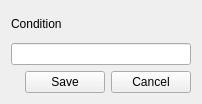
<?xml version="1.0" encoding="UTF-8"?>
<ui version="4.0">
 <class>EdgeParams</class>
 <widget class="QWidget" name="EdgeParams">
  <property name="geometry">
   <rect>
    <x>0</x>
    <y>0</y>
    <width>202</width>
    <height>104</height>
   </rect>
  </property>
  <property name="windowTitle">
   <string>Condition</string>
  </property>
  <property name="windowIcon">
   <iconset resource="../../share/mainResources.qrc">
    <normaloff>:/textedit/images/object-flip-horizontal.png</normaloff>:/textedit/images/object-flip-horizontal.png</iconset>
  </property>
  <layout class="QVBoxLayout" name="verticalLayout">
   <item>
    <widget class="QLabel" name="label">
     <property name="text">
      <string>Condition</string>
     </property>
    </widget>
   </item>
   <item>
    <widget class="QLineEdit" name="leName"/>
   </item>
   <item>
    <layout class="QHBoxLayout" name="horizontalLayout">
     <item>
      <spacer name="horizontalSpacer">
       <property name="orientation">
        <enum>Qt::Horizontal</enum>
       </property>
       <property name="sizeHint" stdset="0">
        <size>
         <width>40</width>
         <height>20</height>
        </size>
       </property>
      </spacer>
     </item>
     <item>
      <widget class="QPushButton" name="pbOk">
       <property name="text">
        <string>Save</string>
       </property>
       <property name="icon">
        <iconset resource="../../share/mainResources.qrc">
         <normaloff>:/textedit/images/filesave.png</normaloff>:/textedit/images/filesave.png</iconset>
       </property>
      </widget>
     </item>
     <item>
      <widget class="QPushButton" name="pbCancel">
       <property name="text">
        <string>Cancel</string>
       </property>
       <property name="icon">
        <iconset resource="../../share/mainResources.qrc">
         <normaloff>:/textedit/images/xkill.png</normaloff>:/textedit/images/xkill.png</iconset>
       </property>
      </widget>
     </item>
    </layout>
   </item>
  </layout>
 </widget>
 <resources>
  <include location="../../share/mainResources.qrc"/>
 </resources>
 <connections/>
</ui>
